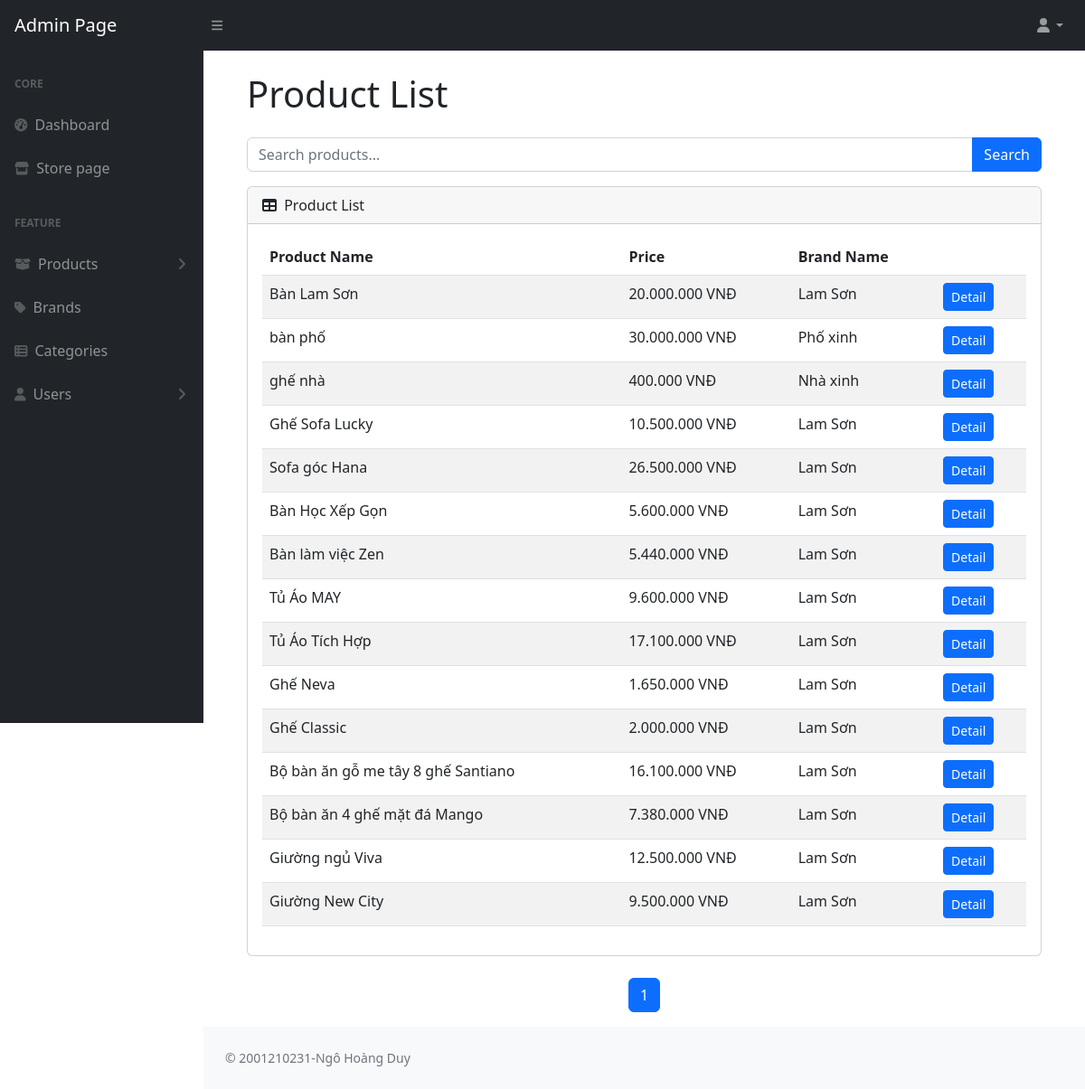
Page /Admin/productList.php (signed in) on the committed database.
### tables this page shows
CREATE TABLE `product` (
  `Product_Id` int NOT NULL,
  `Product_Name` varchar(255) DEFAULT NULL,
  `Description` text,
  `Price` decimal(14,2) DEFAULT NULL,
  `Image` varchar(255) DEFAULT NULL,
  `Brand_Id` int DEFAULT NULL,
  `Category_Id` int DEFAULT NULL
);

CREATE TABLE `brand` (
  `Brand_Id` int NOT NULL,
  `Brand_Name` varchar(255) DEFAULT NULL
);

### include/Database.php (called while the page is built, shortened)
<?php
class Database {
    private $pdo;
    public function __construct() {
        $host = "localhost";
        $db = "noithat";
        $user = "Duy";
        $pass = "Duy01032003!";
        $dsn = "mysql:host=$host;dbname=$db;charset=utf8";
            $this->pdo = new PDO($dsn, $user, $pass);
    }
    public function prepareAndExecute($sql, $data = []) {
        $stmt = $this->pdo->prepare($sql);
        $stmt->execute($data);
        return $stmt;
    }
    public function getRows($sql, $data = [], $singleRow = false) {
        $stmt = $this->prepareAndExecute($sql, $data);
        if ($singleRow) {
            return $stmt->fetch(PDO::FETCH_ASSOC);
        } else {
            return $stmt->fetchAll(PDO::FETCH_ASSOC);
        }
    }
    public function countRows($sql, $data = []) {
        $stmt = $this->prepareAndExecute($sql, $data);
        return $stmt->rowCount();
    }
    public function getLimitedRows($table, $limit, $offset) {
        $sql = "SELECT * FROM $table LIMIT :limit OFFSET :offset";
        $stmt = $this->pdo->prepare($sql);
        $stmt->bindValue(':limit', (int) $limit, PDO::PARAM_INT);
        $stmt->bindValue(':offset', (int) $offset, PDO::PARAM_INT);
        $stmt->execute();
        return $stmt->fetchAll(PDO::FETCH_ASSOC);
    }
}

### Admin/productList.php (the view, shortened to what this page needs)
<?php
require_once '../include/Database.php';
require_once 'layout/headerAdmin.php';
$db = new Database();
$perPage = 15;
$currentPage = isset($_GET['page']) ? $_GET['page'] : 1;
$start = ($currentPage - 1) * $perPage;
$searchQuery = isset($_GET['search']) ? $_GET['search'] : '';
if (!empty($searchQuery)) {
    $sql = "SELECT * FROM product WHERE LOWER(Product_Name) LIKE :searchQuery LIMIT :start, :perPage";
    $products = $db->getRows($sql, [':searchQuery' => '%' . strtolower($searchQuery) . '%', ':start' => $start, ':perPage' => $perPage]);
    $totalProducts = $db->countRows("SELECT * FROM product WHERE LOWER(Product_Name) LIKE '%" . strtolower($searchQuery) . "%'");
} else {
    $products = $db->getLimitedRows('product', $perPage, $start);
    $totalProducts = $db->countRows("SELECT * FROM product");
}
$totalPages = ceil($totalProducts / $perPage);
?>
<div class="container-fluid px-4">
    <h1 class="mt-4 mb-4">Product List</h1>
    <div class="mb-3">
        <form method="GET" action="">
            <div class="input-group">
                <input type="text" class="form-control" placeholder="Search products..." name="search" value="<?php echo $searchQuery; ?>">
                <button class="btn btn-primary" type="submit">Search</button>
            </div>
        </form>
    </div>
    <div class="card mb-4">
        <div class="card-header">
            <i class="fas fa-table me-1"></i>
            Product List
        </div>
        <div class="card-body">
            <table id="datatablesSimple" class="table table-striped">
                <thead>
                    <tr>
                        <th>Product Name</th>
                        <th>Price</th>
                        <th>Brand Name</th>
                        <th></th>
                    </tr>
                </thead>
                <tbody>
                    <?php foreach ($products as $row): ?>
                        <tr>
                            <td><?php echo $row['Product_Name']; ?></td>
                            <td><?php echo number_format($row['Price'], 0, ',', '.'); ?> VNĐ</td>
                            <td>
                                <?php
                                $brandName = $db->getRows("SELECT Brand_Name FROM brand WHERE Brand_Id = " . $row['Brand_Id'], [], true)['Brand_Name'];
                                echo $brandName;
                                ?>
                            </td>
                            <td>
                                <a href="detailAdmin.php?id=<?php echo $row['Product_Id']; ?>" class="btn btn-primary btn-sm">Detail</a>
                            </td>
                        </tr>
                    <?php endforeach; ?>
                </tbody>
            </table>
        </div>
    </div>
    <nav aria-label="Page navigation example">
        <ul class="pagination justify-content-center">
            <?php for ($i = 1; $i <= $totalPages; $i++): ?>
                <li class="page-item <?php echo ($currentPage == $i) ? 'active' : ''; ?>">
                    <a class="page-link" href="?page=<?php echo $i; ?><?php if (!empty($searchQuery)) { echo '&search=' . $searchQuery; } ?>"><?php echo $i; ?></a>
                </li>
            <?php endfor; ?>
        </ul>
    </nav>
</div>
<?php
require_once 'layout/footerAdmin.php';
?>

### rows in the picture
product: Product_Name "Bàn Lam Sơn", Price "20.000.000", Brand_Id.Brand_Name "Lam Sơn"
product: Product_Name "bàn phố", Price "30.000.000", Brand_Id.Brand_Name "Phố xinh"
product: Product_Name "ghế nhà", Price "400.000", Brand_Id.Brand_Name "Nhà xinh"
product: Product_Name "Ghế Sofa Lucky", Price "10.500.000", Brand_Id.Brand_Name "Lam Sơn"
product: Product_Name "Sofa góc Hana", Price "26.500.000", Brand_Id.Brand_Name "Lam Sơn"
product: Product_Name "Bàn Học Xếp Gọn", Price "5.600.000", Brand_Id.Brand_Name "Lam Sơn"
product: Product_Name "Bàn làm việc Zen", Price "5.440.000", Brand_Id.Brand_Name "Lam Sơn"
product: Product_Name "Tủ Áo MAY", Price "9.600.000", Brand_Id.Brand_Name "Lam Sơn"
product: Product_Name "Tủ Áo Tích Hợp", Price "17.100.000", Brand_Id.Brand_Name "Lam Sơn"
product: Product_Name "Ghế Neva", Price "1.650.000", Brand_Id.Brand_Name "Lam Sơn"
product: Product_Name "Ghế Classic", Price "2.000.000", Brand_Id.Brand_Name "Lam Sơn"
product: Product_Name "Bộ bàn ăn gỗ me tây 8 ghế Santiano", Price "16.100.000", Brand_Id.Brand_Name "Lam Sơn"
product: Product_Name "Bộ bàn ăn 4 ghế mặt đá Mango", Price "7.380.000", Brand_Id.Brand_Name "Lam Sơn"
product: Product_Name "Giường ngủ Viva", Price "12.500.000", Brand_Id.Brand_Name "Lam Sơn"
product: Product_Name "Giường New City", Price "9.500.000", Brand_Id.Brand_Name "Lam Sơn"
